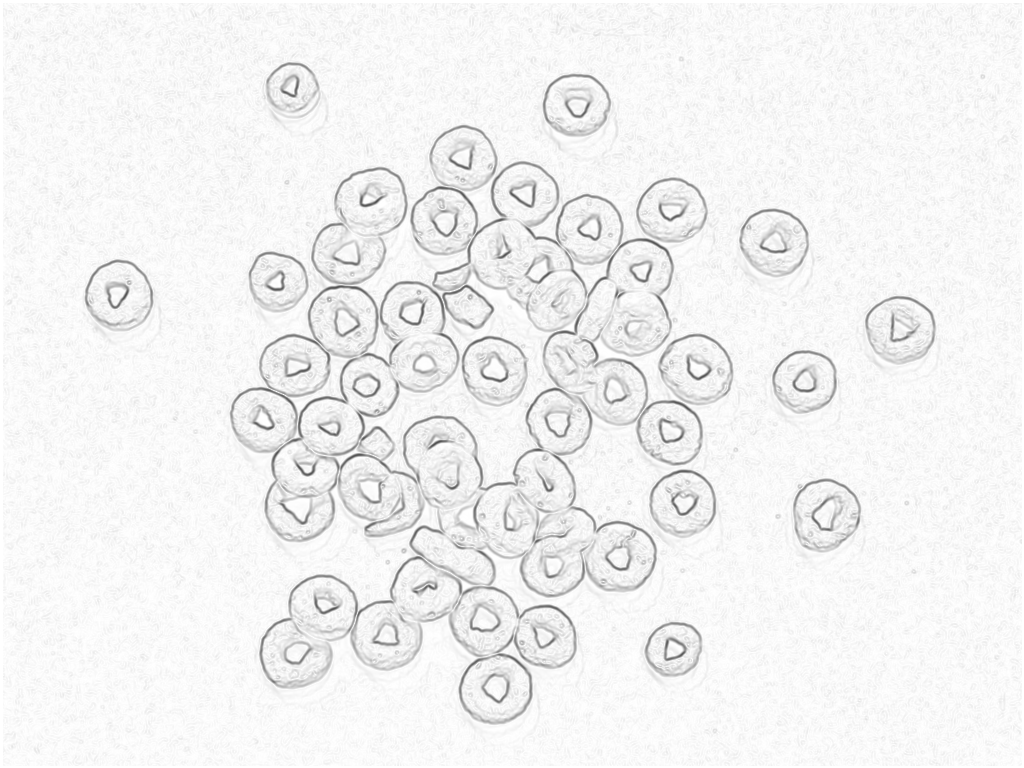
#> input picture PS3/achulawa-ps3-files/PS3_2/Problem 2/cheerios-sobel.png, 1024 x 768 px
$ python ps3_2.py
#> lines starting #> are read from the running program, lines starting #| are printed output that depends on the picture
from ast import Lambda
import numpy as np
import cv2 as cv
from tkinter import *

# [54 lines left out: functions sobel, GUI, canny, not called in this run]

f = input("Enter filename : ")
#> the answer given: Problem 2/cheerios-sobel.png
img = cv.imread(f)
#> img is the input picture: shape (768, 1024, 3); min 80, max 255, mean 242.2
img = cv.cvtColor(img, cv.COLOR_BGR2GRAY)
#> img: shape (768, 1024)
pad_img = np.pad(img, [(2,2),(2,2)], mode='constant', constant_values=0)
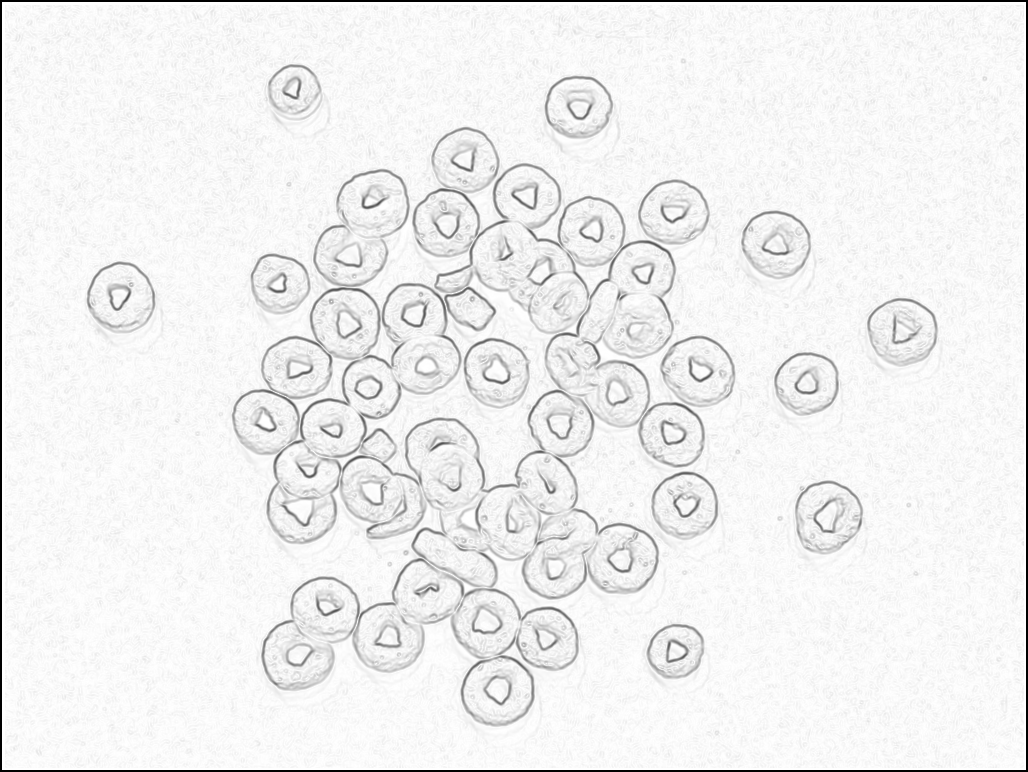
#> pad_img: shape (772, 1028); min 0, max 255, mean 240
#> (the run stopped early here; a loop or call above may not have finished)

$ run again, on PS3/achulawa-ps3-files/PS3_2/Problem 2/gear-sobel.png
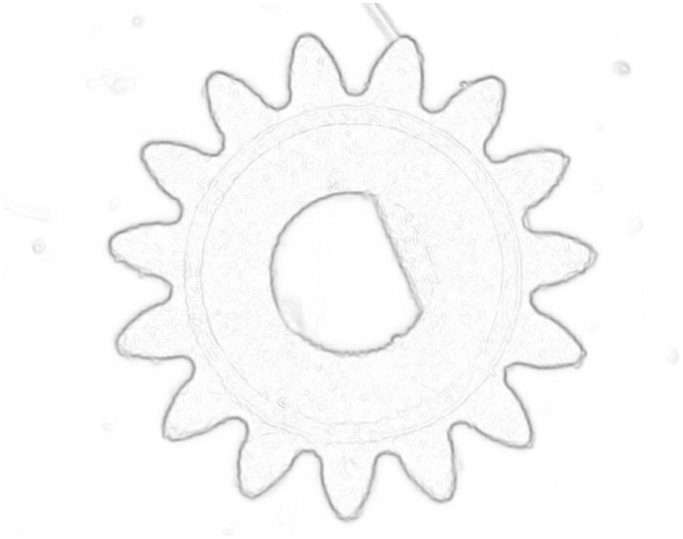
#> input picture PS3/achulawa-ps3-files/PS3_2/Problem 2/gear-sobel.png, 683 x 539 px
#> img is the input picture: shape (539, 683, 3); min 143, max 255, mean 249.8
#> img: shape (539, 683)
#> `pad_img = np.pad(img, [(2,2),(2,2)], mode='constant', constant_values=0)`:
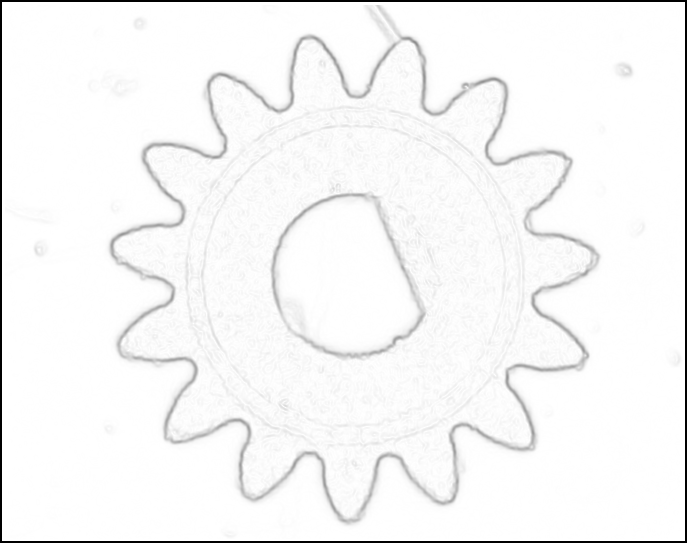
#> pad_img: shape (543, 687); min 0, max 255, mean 246.6
